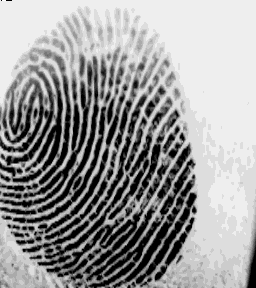
#> input picture 1.bmp, 256 x 288 px
$ jupyter execute 'image modifing.ipynb'
#> lines starting #> are read from the running program, lines starting #| are printed output that depends on the picture; after the words box and inside, x2 and y2 are one past the last pixel; in counts of white or black regions, pixels touching at a corner belong together
[cell 1]
import cv2
import numpy as np
import matplotlib.pyplot as plt

[cell 2]
img = cv2.imread('1.bmp',0)
#> img is the input picture: shape (288, 256); min 0, max 255, mean 154.5

[cell 3]
# import the necessary packages
import cv2
import numpy as np

# binarize the image
binr = cv2.threshold(img, 0, 255, cv2.THRESH_BINARY+cv2.THRESH_OTSU)[1]
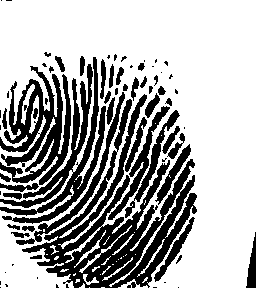
#> binr: shape (288, 256); 67.5% white; 73 black regions (33 under 20 px), largest, box (x1, y1, x2, y2) and area: (22, 94, 197, 288) 9341, (0, 66, 71, 185) 4023, (0, 57, 106, 224) 3921

# define the kernel
kernel = np.ones((2, 2), np.uint8)

# invert the image
invert = cv2.bitwise_not(binr)

# erode the image
erosion = cv2.erode(invert, kernel,
					iterations=1)
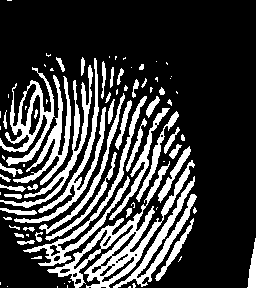
#> erosion: shape (288, 256); 24.3% white; 87 white regions (40 under 20 px), largest, box (x1, y1, x2, y2) and area: (47, 160, 195, 288) 3342, (23, 96, 147, 266) 1641, (0, 67, 55, 166) 1578

# print the output
plt.imshow(erosion, cmap='gray')

[cell 4]
kernel = np.ones((5, 5), np.uint8)

[cell 5]
i = 0
while i<10:
    img_erosion = cv2.erode(img, kernel, iterations=1)
    img_dilation = cv2.dilate(img, kernel, iterations=1)
    i = i + 1
#> this loop made 10 passes
#> pass 1, `img_erosion = cv2.erode(img, kernel, iterations=1)`:
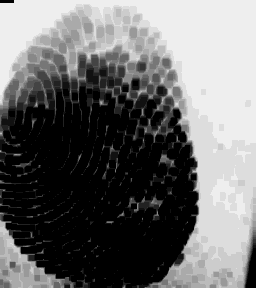
#> img_erosion: shape (288, 256); min 0, max 238, mean 108.4
#> pass 1, `img_dilation = cv2.dilate(img, kernel, iterations=1)`:
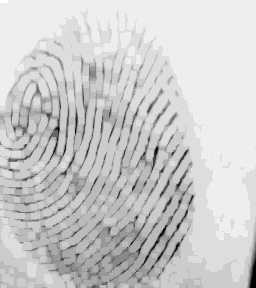
#> img_dilation: shape (288, 256); min 0, max 255, mean 203.8
#> after the loop, i = 10

[cell 6]
image=np.concatenate((img_erosion, img_dilation),axis=1)
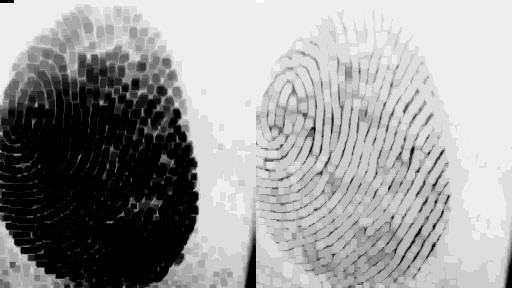
#> image: shape (288, 512); min 0, max 255, mean 156.1
cv2.imshow("ED Images",image)

[cell 7]
cv2.destroyAllWindows()

[cell 8]
img= cv2.imread('1.bmp')
img1=cv2.imread('1.bmp')
images=np.concatenate((img,img1),axis=1)
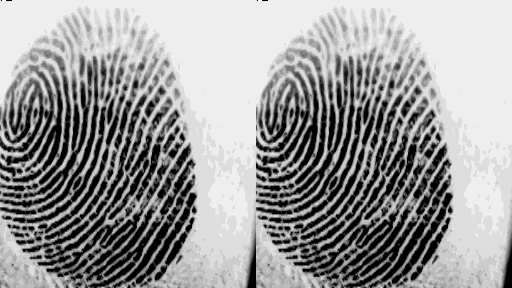
#> images: shape (288, 512, 3); min 0, max 255, mean 154.5
cv2.imshow("Images",images)
cv2.waitKey(0)
cv2.destroyAllWindows()

[cell 9]
gray_img=cv2.cvtColor(img,cv2.COLOR_BGR2GRAY)
gray_img1=cv2.cvtColor(img1,cv2.COLOR_BGR2GRAY)

[cell 10]
cv2.imshow("gray", gray_img)
cv2.waitKey()
cv2.destroyAllWindows()

[cell 11]
# import the necessary packages
import cv2
import numpy as np
import matplotlib.pyplot as plt

# binarize the image
binr = cv2.threshold(img_dilation, 0, 255, cv2.THRESH_BINARY+cv2.THRESH_OTSU)[1]
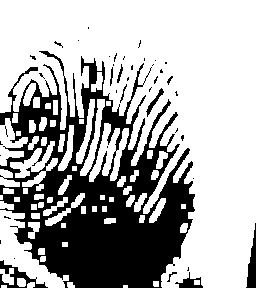
#> binr: shape (288, 256); 68.2% white; 42 black regions (32 under 20 px), largest, box (x1, y1, x2, y2) and area: (0, 51, 195, 288) 22067, (0, 260, 48, 288) 401, (246, 223, 256, 288) 347

# define the kernel
kernel = np.ones((2, 2), np.uint8)

# invert the image
invert = cv2.bitwise_not(binr)

# erode the image
erosion = cv2.erode(invert, kernel,
					iterations=1)
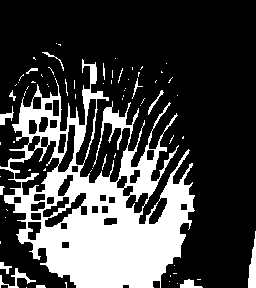
#> erosion: shape (288, 256); 26.7% white; 73 white regions (57 under 20 px), largest, box (x1, y1, x2, y2) and area: (0, 59, 195, 288) 18370, (248, 231, 256, 288) 273, (0, 268, 36, 288) 183

# print the output
plt.imshow(invert, cmap='gray')

$ run again, with 2.png saved as 1.bmp
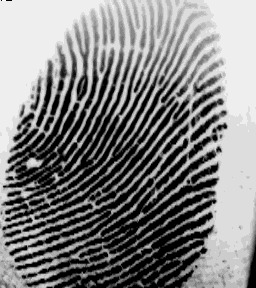
#> input picture 2.png, 256 x 288 px
#> img is the input picture: shape (288, 256); min 0, max 255, mean 129.9
#> `binr = cv2.threshold(img, 0, 255, cv2.THRESH_BINARY+cv2.THRESH_OTSU)[1]`:
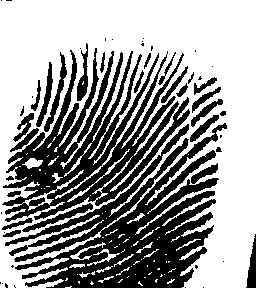
#> binr: shape (288, 256); 60% white; 54 black regions (25 under 20 px), largest, box (x1, y1, x2, y2) and area: (5, 123, 227, 288) 13665, (2, 48, 190, 222) 11619, (22, 203, 93, 232) 400
#> after the loop `while i<10:`: i = 10
#> `erosion = cv2.erode(invert, kernel, iterations=1)`:
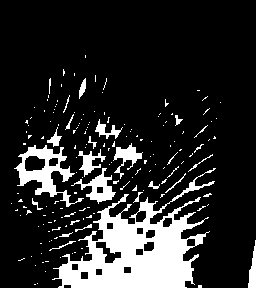
#> erosion: shape (288, 256); 16.3% white; 167 white regions (140 under 20 px), largest, box (x1, y1, x2, y2) and area: (52, 168, 216, 288) 7669, (14, 145, 84, 207) 1402, (71, 168, 116, 204) 550
